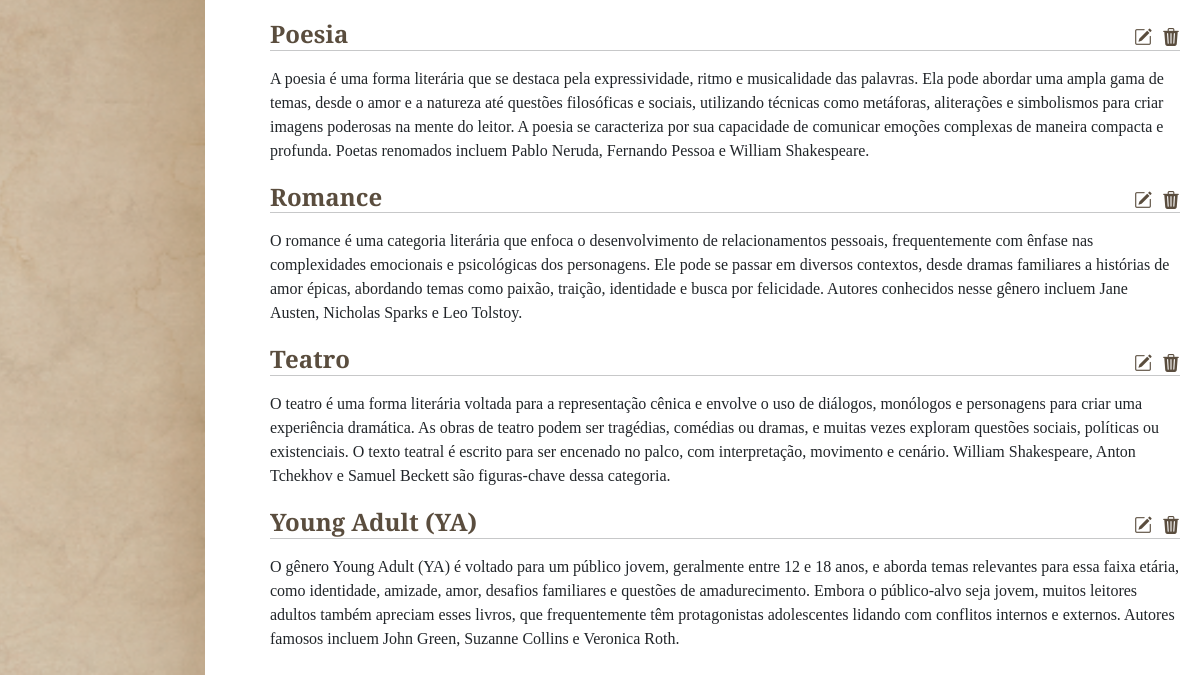
Page /categorias/ (lower part) on the earlier database version.
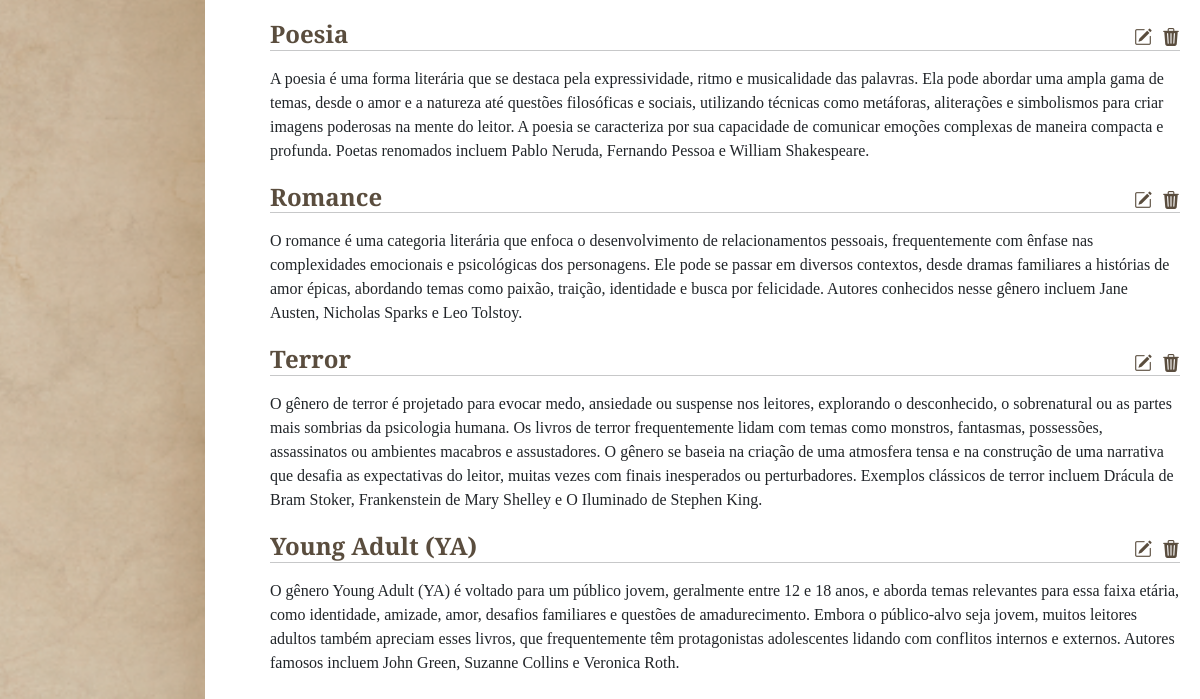
Same page on the later database version.
### livros/models.py (models this page shows, shortened)
class Categoria(models.Model):
    nome = models.CharField(max_length=255, unique=True, verbose_name="Nome da Categoria:")
    descricao = models.TextField(blank=True, null=True, verbose_name="Descrição:")
    data_criacao = models.DateTimeField(auto_now_add=True, verbose_name="Data de Criação:")
    data_atualizacao = models.DateTimeField(auto_now=True, verbose_name="Data de Atualização:")

### livros/views.py (the view)
# urls.py: path('categorias/', views.categorias, name='categorias'),
def categorias(request):
    categoria_form = CategoriaForm()
    if request.method == "POST":
        if 'salvar_categoria' in request.POST:
            categoria_form = CategoriaForm(request.POST)
            if categoria_form.is_valid():
                categoria_form.save()
                return redirect('categorias')
    categorias = Categoria.objects.all().order_by("nome")
    return render(request, 'categorias.html', {
        'categoria_form': categoria_form,
        'categorias': categorias,
    })

### templates/categorias.html (shortened to what this page needs)
<!DOCTYPE html>
<html lang="en">
<head>
    {% load static %}
    <link rel="stylesheet" href="{% static 'css/categorias.css' %}">
    <link href="https://cdn.jsdelivr.net/npm/bootstrap@5.3.3/dist/css/bootstrap.min.css" rel="stylesheet"
>
    <link rel="stylesheet" href="https://cdn.jsdelivr.net/npm/bootstrap-icons@1.11.3/font/bootstrap-icons.min.css">
</head>
<body>
    <aside class="aside2">
    </aside>
    <main>
        <div class="main-categorias">
            {% for categoria in categorias %}
            <div style="display:flex; justify-content: space-between; align-items:center; margin-top: 20px">
                <h4>{{categoria.nome}}</h4>
                <div class="main-icons">
                    <a style="color: #5a4d3e;" href="{% url 'editar_categoria' categoria.id %}">
                        <i style="color: #5a4d3e;" class="bi bi-pencil-square"></i>
                    </a>
                    <a style="color: #5a4d3e;" href="{% url 'deletar_categoria' categoria.id %}">
                        <i  class="bi bi-trash3-fill"></i>
                    </a>
                </div>
            </div>
            <hr style="margin-top: -7px">
            <span>{{categoria.descricao}}</span>
            {% endfor %}
        </div><br>
    </main>
</body>
</html>

Differences in the rows shown:
removed Categoria: nome "Teatro", descricao "O teatro é uma forma literária voltada para a representação cênica e envolve o uso de diálogos, monólogos e personagens para criar uma experiência dramática. As obras de teatro podem ser tragédias, comédias ou dramas, e muitas vezes exploram questões sociais, políticas ou existenciais. O texto teatral é escrito para ser encenado no palco, com interpretação, movimento e cenário. William Shakespeare, Anton Tchekhov e Samuel Beckett são figuras-chave dessa categoria."
added Categoria: nome "Terror", descricao "O gênero de terror é projetado para evocar medo, ansiedade ou suspense nos leitores, explorando o desconhecido, o sobrenatural ou as partes mais sombrias da psicologia humana. Os livros de terror frequentemente lidam com temas como monstros, fantasmas, possessões, assassinatos ou ambientes macabros e assustadores. O gênero se baseia na criação de uma atmosfera tensa e na construção de uma narrativa que desafia as expectativas do leitor, muitas vezes com finais inesperados ou perturbadores. Exemplos clássicos de terror incluem Drácula de Bram Stoker, Frankenstein de Mary Shelley e O Iluminado de Stephen King."
